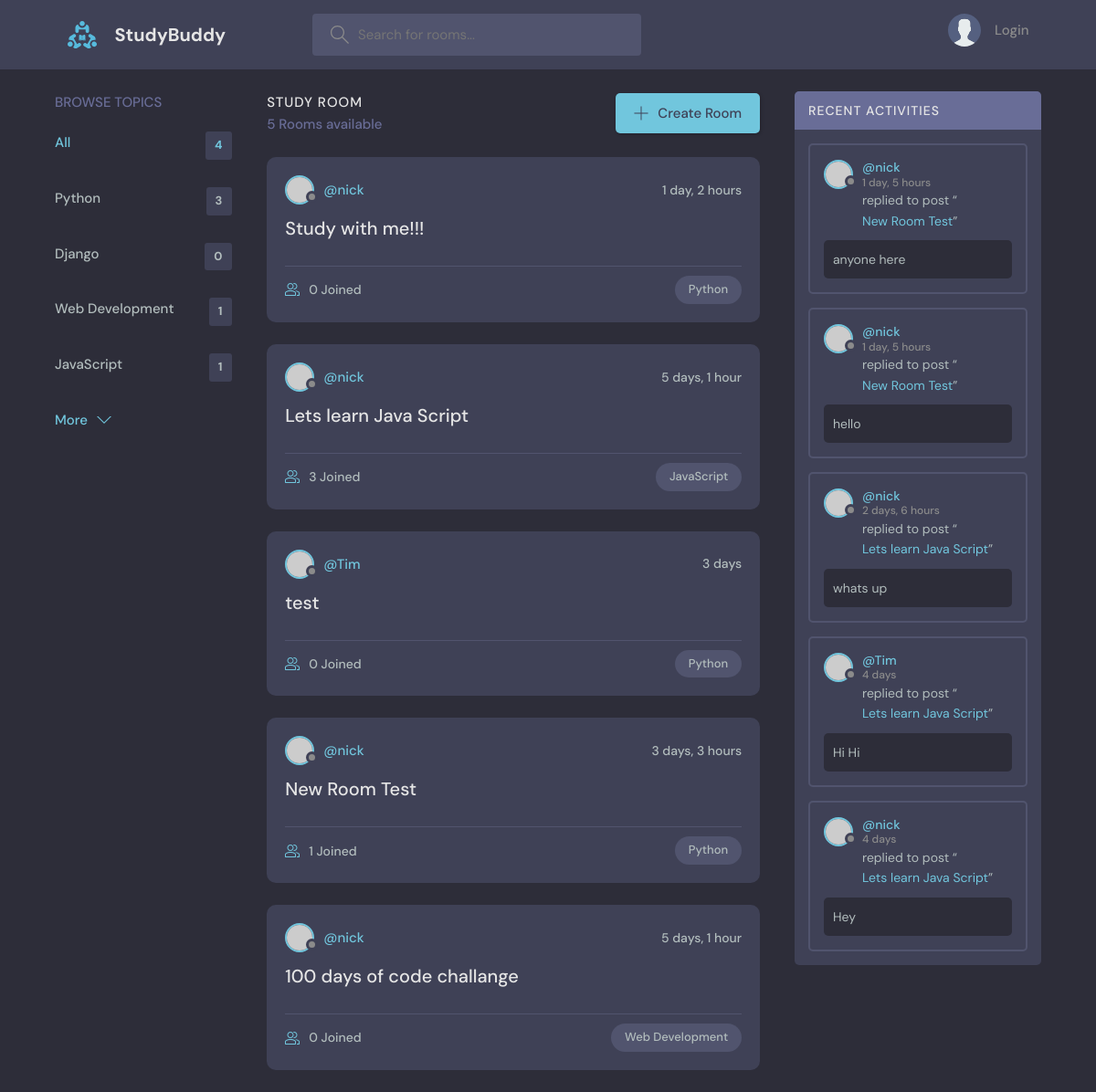
The app's page /, older data.
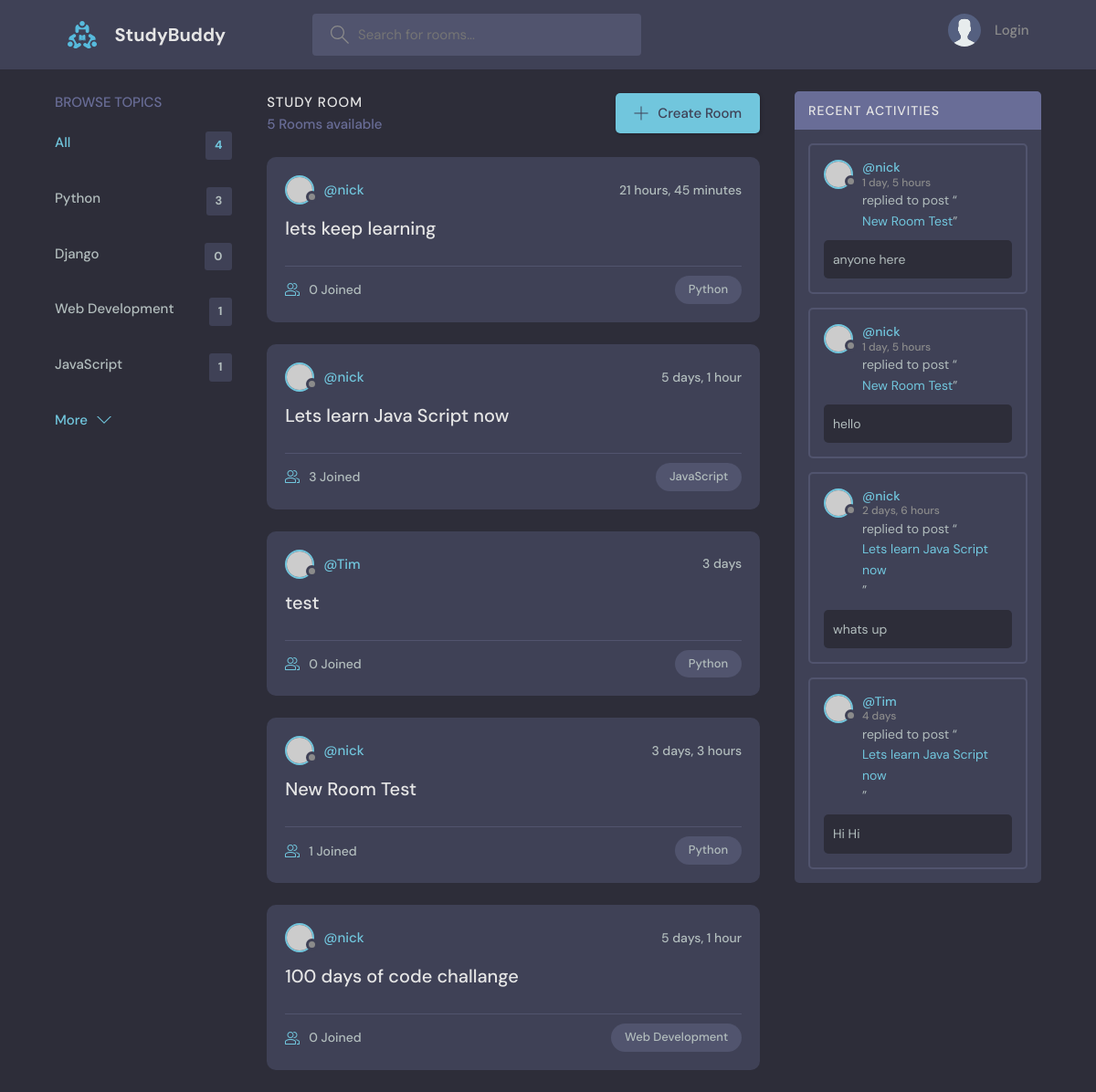
The same page, newer data.
### base/models.py (models this page shows, shortened)
class Topic(models.Model):
    name = models.CharField(max_length=200)

class Room(models.Model):
    host = models.ForeignKey(User, on_delete=models.SET_NULL, null=True)
    topic = models.ForeignKey(Topic, on_delete=models.SET_NULL, null=True)
    name = models.CharField(max_length=200)
    description = models.TextField(null=True, blank=True)
    participants = models.ManyToManyField(
        User, related_name='participants', blank=True
    )
    updated = models.DateTimeField(auto_now=True)
    created = models.DateTimeField(auto_now_add=True)
    class Meta:
        ordering = ['-updated', '-created']
    def __str__(self):
        return self.name

class Message(models.Model):
    user = models.ForeignKey(User, on_delete=models.CASCADE)
    room = models.ForeignKey(Room, on_delete=models.CASCADE)
    body = models.TextField()
    updated = models.DateTimeField(auto_now=True)
    created = models.DateTimeField(auto_now_add=True)
    class Meta:
        ordering = ['-updated', '-created']

### base/views.py (the view)
# urls.py: path('', views.home, name="home"),
def home(request):
    q = request.GET.get('q') if request.GET.get('q') != None else ''
    rooms = Room.objects.filter(
        Q(topic__name__icontains=q) |
        Q(name__icontains=q) |
        Q(description__icontains=q)
    )
    topics = Topic.objects.all()[:5]
    room_count = rooms.count()
    room_messages = Message.objects.filter(
        Q(room__topic__name__icontains=q)
    )
    context = {
        "rooms": rooms,
        "topics": topics,
        "room_count": room_count,
        "room_messages": room_messages
    }
    return render(request, 'base/home.html', context)

### base/templates/base/home.html (shortened to what this page needs)
{% extends 'main.html' %}
{% block content %}
  <main class="layout layout--3">
    <div class="container">
      {% include "base/topics_component.html" %}
      <div class="roomList">
        <div class="roomList__header">
          <div>
            <h2>Study Room</h2>
          <p>{{room_count}} Rooms available</p>
          </div>
          <a class="btn btn--main" href="{% url 'create-room' %}">
            <svg version="1.1" xmlns="http://www.w3.org/2000/svg" width="32" height="32" viewBox="0 0 32 32">
              <title>add</title>
              <path
                d="M16.943 0.943h-1.885v14.115h-14.115v1.885h14.115v14.115h1.885v-14.115h14.115v-1.885h-14.115v-14.115z"
              ></path>
            </svg>
            Create Room
          </a>
        </div>
        {% include 'base/feed_component.html' %}
      </div>
      {% include 'base/activity_component.html' %}
    </div>
  </main>
{% endblock content %}

### base/templates/base/topics_component.html
<div class="topics">
  <div class="topics__header">
    <h2>Browse Topics</h2>
  </div>
  <ul class="topics__list">
    <li>
      <a href="{% url 'home' %}" class="active">All <span>{{topics.count}}</span></a>
    </li>
    {% for topic in topics %}
      <li>
      <a href="{% url 'home' %}?q={{topic.name}}">{{topic.name}} <span>{{topic.room_set.all.count}}</span></a>
      </li>
    {% endfor %}
  </ul>
  <a class="btn btn--link" href="{% url 'topics' %}">
    More
    <svg version="1.1" xmlns="http://www.w3.org/2000/svg" width="32" height="32" viewBox="0 0 32 32">
      <title>chevron-down</title>
      <path d="M16 21l-13-13h-3l16 16 16-16h-3l-13 13z"></path>
    </svg>
  </a>
</div>

### base/templates/base/feed_component.html (shortened to what this page needs)
{% for room in rooms %}
  <div class="roomListRoom">
    <div class="roomListRoom__header">
    <a href="{% url 'user-profile' room.host.id %}" class="roomListRoom__author">
      <div class="avatar avatar--small">
        <img src="https://randomuser.me/api/portraits/women/11.jpg" />
      </div>
      <span>@{{room.host.username}}</span>
      </a>
      <div class="roomListRoom__actions">
      <span>{{room.created|timesince}}</span>
      </div>
    </div>
    <div class="roomListRoom__content">
    <a href="{% url 'room' room.id %}">{{room.name}}</a>
    </div>
    <div class="roomListRoom__meta">
      <a href="{% url 'room' room.id %}" class="roomListRoom__joined">
        {{room.participants.all.count}} Joined
      </a>
    <p class="roomListRoom__topic">{{room.topic.name}}</p>
    </div>
  </div>
{% endfor %}

### base/templates/base/activity_component.html (shortened to what this page needs)
<div class="activities">
  <div class="activities__header">
    <h2>Recent Activities</h2>
  </div>
  {% for message in room_messages %}
    <div class="activities__box">
      <div class="activities__boxHeader roomListRoom__header">
        <a href="{% url 'user-profile' message.user.id %}" class="roomListRoom__author">
          <div class="avatar avatar--small">
            <img src="https://randomuser.me/api/portraits/women/11.jpg" />
          </div>
          <p>
            @{{message.user}}
            <span>{{message.created|timesince}}</span>
          </p>
        </a>
      </div>
      <div class="activities__boxContent">
      <p>replied to post “<a href="{% url 'room' message.room.id %}">{{message.room}}</a>”</p>
        <div class="activities__boxRoomContent">
          {{message.body}}
        </div>
      </div>
    </div>
  {% endfor %}
</div>

Row changes from the older to the newer data that the page shows:
removed Room: host.username "nick", created "1 day, 2 hours", name "Study with me!!!", participants.all.count "0", topic.name "Python"
removed Message: user "nick", created "4 days", room "Lets learn Java Script", body "Hey"
added Room: host.username "nick", created "21 hours, 45 minutes", name "lets keep learning", participants.all.count "0", topic.name "Python"
changed Room "JavaScript": name "Lets learn Java Script" → "Lets learn Java Script now"
changed through a linked row, Message "whats up": room "Lets learn Java Script" → "Lets learn Java Script now"
changed through a linked row, Message "Hi Hi": room "Lets learn Java Script" → "Lets learn Java Script now"
